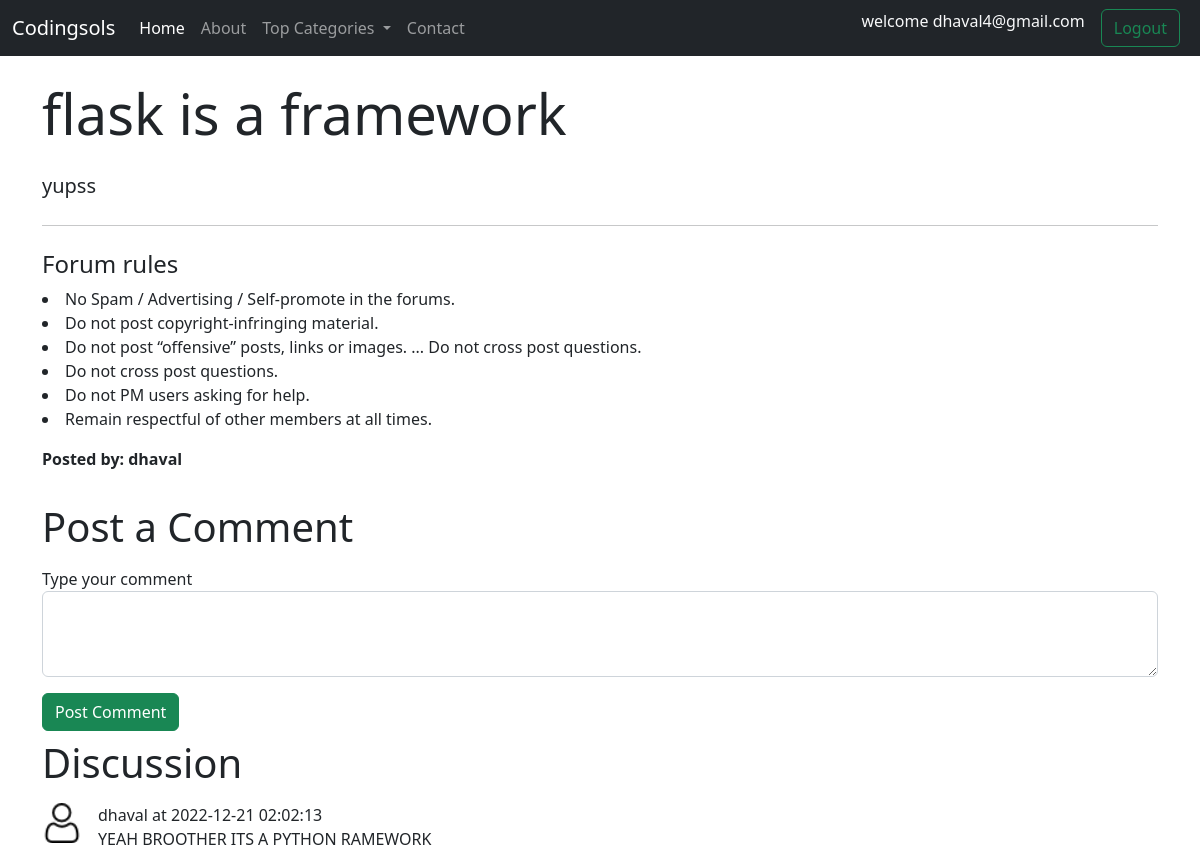
Page /thread.php?threadid=25&srno=11 (signed in) on the committed database.
### tables this page shows
CREATE TABLE `threads` (
  `thread_id` int(7) NOT NULL,
  `thread_title` varchar(255) NOT NULL,
  `thread_desc` text NOT NULL,
  `thread_cat_id` int(11) NOT NULL,
  `thread_user_id` int(11) NOT NULL,
  `timestamp` datetime NOT NULL
);

CREATE TABLE `users` (
  `srno` int(8) NOT NULL,
  `user_email` varchar(30) NOT NULL,
  `user_pass` varchar(255) NOT NULL,
  `timestamp` datetime NOT NULL DEFAULT current_timestamp()
);

CREATE TABLE `comments` (
  `comment_id` int(8) NOT NULL,
  `comment_content` text NOT NULL,
  `thread_id` int(8) NOT NULL,
  `comment_by` int(8) NOT NULL,
  `comment_time` datetime NOT NULL DEFAULT current_timestamp()
);

### thread.php (the view, shortened to what this page needs)
<!doctype html>
<html lang="en">
  <head>
    <link href="https://cdn.jsdelivr.net/npm/bootstrap@5.2.2/dist/css/bootstrap.min.css" rel="stylesheet">
  </head>
  <body>
    <?php
    $id = $_GET['threadid'];
    $nm = $_GET['srno'];
    include 'partials/_header.php';
    include 'partials/_dbconnect.php';
    $sql = "SELECT * FROM `threads` WHERE `thread_id` = $id";
    $result = mysqli_query($con,$sql);
    while($row=mysqli_fetch_assoc($result))
    {
      $catname = $row['thread_title'];
      $catdesc = $row['thread_desc'];
    }
    ?>
<?php
 $sql2 = "SELECT user_email FROM `users` WHERE srno='$nm'";
 $result2 = mysqli_query($con,$sql2);
 $row2 = mysqli_fetch_assoc($result2);
 $posted = $row2['user_email'];
?>
    <div class="container my-4">
    <div class="jumbotron">
  <h1 class="display-4"><?php echo $catname;?></h1>
  <p class="lead mt-4"><?php echo $catdesc;?></p>
  <hr class="my-4">
  <p>
     <h4>Forum rules</h4>
                <li>No Spam / Advertising / Self-promote in the forums.</li>
                <li>Do not post copyright-infringing material.</li>
                <li>Do not post “offensive” posts, links or images. ...
                    Do not cross post questions.</li>
                <li>Do not cross post questions.</li>
                <li>Do not PM users asking for help.</li>
                <li>Remain respectful of other members at all times.</li>
            </ul></p>
        <p><b>Posted by: <?php echo $posted; ?></b></p>
</div>
    </div>
    <?php
if(isset($_SESSION['loggedin']) && $_SESSION['loggedin']==true)
{
  echo'
  <div class="container">
  <h1 class="py-2">Post a Comment</h1>
  <form action="'. $_SERVER['REQUEST_URI'] . '" method="POST">
  <div class="form-group">
  <label for="desc">Type your comment</label>
  <textarea class="form-control" name="comment" id="comment" rows="3"></textarea>
  <input type="hidden" name="srno" value="'.$_SESSION['srno'].'">
  </div>
  <button type="submit" class="btn btn-success mt-3">Post Comment</button>
  </form>
  </div>
  ';
}
else
{
  echo'
  <div class="container">
     <p class="lead">You are not logged in</p>
    </div>
';}
  ?>
    <div class="container" id="ques">
      <h1 class="py-2">Discussion</h1>
      <?php
    $id = $_GET['threadid'];
    include 'partials/_dbconnect.php';
    $sql = "SELECT * FROM `comments` WHERE `thread_id` = $id";
    $result = mysqli_query($con,$sql);
    while($row=mysqli_fetch_assoc($result))
    {
      $content = $row['comment_content'];
      $comment_time = $row['comment_time'];
      $comment_by = $row['comment_by'];
      $sql2 = "SELECT user_email FROM `users` WHERE srno='$comment_by'";
      $result2 = mysqli_query($con,$sql2);
      $row2 = mysqli_fetch_assoc($result2);
      echo '<div class="d-flex">
      <div class="flex-shrink-0">
      <img src="img/user.png" width="40px">
      </div>
      <div class="flex-grow-1 ms-3">
      <p class="font-weight-bold my-0">'.$row2['user_email'].' at '.$comment_time.'</p>
      '.$content.'
      </div>
      </div>';
    }
    ?>
</div>
  </body>
</html>

### rows in the picture
threads: thread_title "flask is a framework", thread_desc "yupss"
users: user_email "dhaval"
comments: users.user_email "dhaval", comment_time "2022-12-21 02:02:13", comment_content "YEAH BROOTHER ITS A PYTHON RAMEWORK"

### other values in the picture
$_SESSION['useremail'] "dhaval4@gmail.com"
